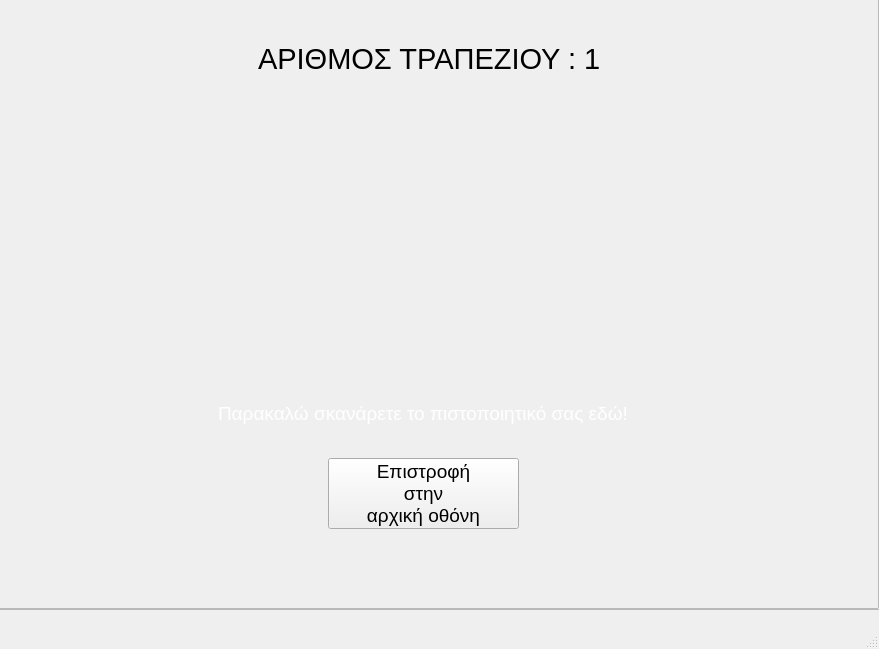
<?xml version="1.0" encoding="UTF-8"?>
<ui version="4.0">
 <class>MainWindow</class>
 <widget class="QMainWindow" name="MainWindow">
  <property name="geometry">
   <rect>
    <x>0</x>
    <y>0</y>
    <width>879</width>
    <height>649</height>
   </rect>
  </property>
  <property name="maximumSize">
   <size>
    <width>879</width>
    <height>649</height>
   </size>
  </property>
  <property name="windowTitle">
   <string>MainWindow</string>
  </property>
  <property name="styleSheet">
   <string notr="true"/>
  </property>
  <widget class="QWidget" name="centralwidget">
   <widget class="QLabel" name="label_4">
    <property name="geometry">
     <rect>
      <x>0</x>
      <y>0</y>
      <width>881</width>
      <height>631</height>
     </rect>
    </property>
    <property name="styleSheet">
     <string notr="true">background-image: url(:/newPrefix/istockphoto-874402896-612x612.jpg);</string>
    </property>
    <property name="text">
     <string/>
    </property>
    <property name="pixmap">
     <pixmap resource="../../Qt designer/rr.qrc">:/newPrefix/istockphoto-874402896-612x612.jpg</pixmap>
    </property>
    <property name="scaledContents">
     <bool>true</bool>
    </property>
   </widget>
   <widget class="QFrame" name="frame">
    <property name="geometry">
     <rect>
      <x>-1</x>
      <y>-1</y>
      <width>881</width>
      <height>611</height>
     </rect>
    </property>
    <property name="frameShape">
     <enum>QFrame::StyledPanel</enum>
    </property>
    <property name="frameShadow">
     <enum>QFrame::Raised</enum>
    </property>
    <widget class="QLabel" name="label_5">
     <property name="geometry">
      <rect>
       <x>710</x>
       <y>460</y>
       <width>171</width>
       <height>151</height>
      </rect>
     </property>
     <property name="styleSheet">
      <string notr="true">background-image: url(:/newPrefix/Εικόνα1.gif);</string>
     </property>
     <property name="text">
      <string/>
     </property>
     <property name="pixmap">
      <pixmap resource="../../Qt designer/rr.qrc">:/newPrefix/Εικόνα1.gif</pixmap>
     </property>
     <property name="scaledContents">
      <bool>true</bool>
     </property>
    </widget>
    <widget class="QFrame" name="frame_2">
     <property name="geometry">
      <rect>
       <x>-1</x>
       <y>-1</y>
       <width>881</width>
       <height>611</height>
      </rect>
     </property>
     <property name="frameShape">
      <enum>QFrame::StyledPanel</enum>
     </property>
     <property name="frameShadow">
      <enum>QFrame::Raised</enum>
     </property>
     <widget class="QLabel" name="label">
      <property name="geometry">
       <rect>
        <x>260</x>
        <y>40</y>
        <width>341</width>
        <height>41</height>
       </rect>
      </property>
      <property name="font">
       <font>
        <pointsize>22</pointsize>
       </font>
      </property>
      <property name="styleSheet">
       <string notr="true">color: rgb(0, 0, 0);</string>
      </property>
      <property name="text">
       <string>ΑΡΙΘΜΟΣ ΤΡΑΠΕΖΙΟΥ : 1</string>
      </property>
     </widget>
     <widget class="QLabel" name="label_2">
      <property name="geometry">
       <rect>
        <x>220</x>
        <y>400</y>
        <width>411</width>
        <height>31</height>
       </rect>
      </property>
      <property name="font">
       <font>
        <pointsize>14</pointsize>
       </font>
      </property>
      <property name="styleSheet">
       <string notr="true">color: rgb(255, 255, 255);</string>
      </property>
      <property name="text">
       <string>&lt;html&gt;&lt;head/&gt;&lt;body&gt;&lt;p&gt;Παρακαλώ σκανάρετε το πιστοποιητικό σας εδώ!&lt;/p&gt;&lt;/body&gt;&lt;/html&gt;</string>
      </property>
     </widget>
     <widget class="QLabel" name="label_3">
      <property name="geometry">
       <rect>
        <x>340</x>
        <y>180</y>
        <width>171</width>
        <height>131</height>
       </rect>
      </property>
      <property name="styleSheet">
       <string notr="true"/>
      </property>
      <property name="text">
       <string/>
      </property>
      <property name="pixmap">
       <pixmap resource="../../Qt designer/rr.qrc">:/newPrefix/pngfind.com-qr-code-png-314537.png</pixmap>
      </property>
      <property name="scaledContents">
       <bool>true</bool>
      </property>
     </widget>
     <widget class="QPushButton" name="pushButton_2">
      <property name="geometry">
       <rect>
        <x>330</x>
        <y>460</y>
        <width>191</width>
        <height>71</height>
       </rect>
      </property>
      <property name="font">
       <font>
        <pointsize>14</pointsize>
       </font>
      </property>
      <property name="styleSheet">
       <string notr="true"/>
      </property>
      <property name="text">
       <string>Επιστροφή 
στην 
αρχική οθόνη</string>
      </property>
     </widget>
    </widget>
   </widget>
  </widget>
  <widget class="QMenuBar" name="menubar">
   <property name="geometry">
    <rect>
     <x>0</x>
     <y>0</y>
     <width>879</width>
     <height>21</height>
    </rect>
   </property>
  </widget>
  <widget class="QStatusBar" name="statusbar"/>
 </widget>
 <resources>
  <include location="../../Qt designer/rr.qrc"/>
  <include location="../../rr.qrc"/>
 </resources>
 <connections/>
</ui>
